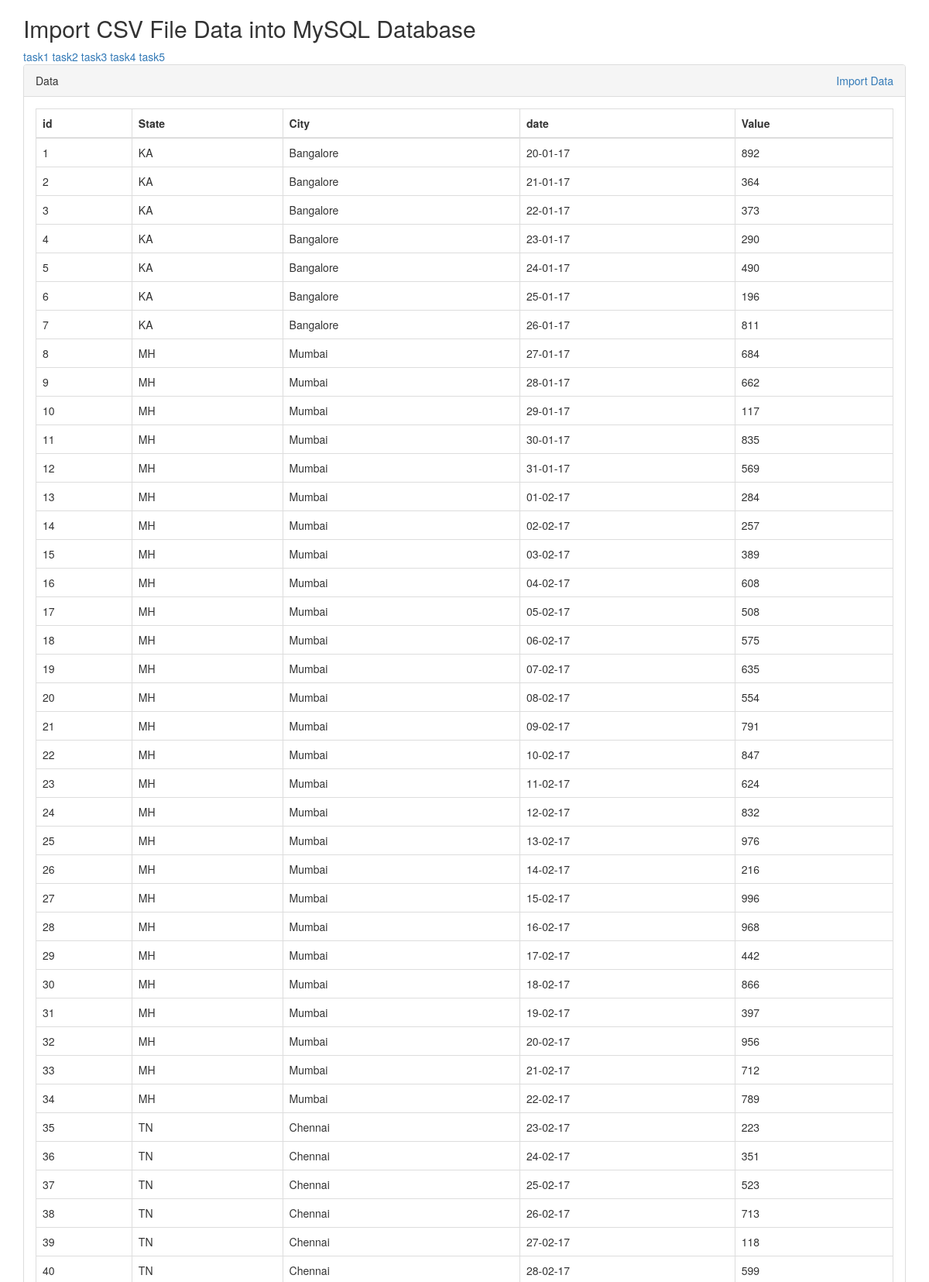
The page / (upper part) on the database its author committed.
### tables this page shows
CREATE TABLE `data` (
  `id` int(11) NOT NULL,
  `State` varchar(200) NOT NULL,
  `City` varchar(200) NOT NULL,
  `date` varchar(200) NOT NULL,
  `value` int(11) NOT NULL
);

### index.php (the view, shortened to what this page needs)
<?php
include 'dbConfig.php';
?>
<!DOCTYPE html>
<html lang="en">
<head>
  <link rel="stylesheet" href="http://maxcdn.bootstrapcdn.com/bootstrap/3.3.7/css/bootstrap.min.css">
</head>
<body>
<div class="container">
    <h2>Import CSV File Data into MySQL Database </h2>
	 <a href="city-count.html">task1</a>
	 <a href="barchat.html">task2</a>
	 <a href="3/index.html">task3</a>
	 <a href="multiline.php">task4</a>
	  <a href="Sunburst.html">task5</a>
    <div class="panel panel-default">
        <div class="panel-heading">
            Data
            <a href="javascript:void(0);" onclick="$('#importFrm').slideToggle();">Import Data</a>
        </div>
        <div class="panel-body">
            <table class="table table-bordered">
                <thead>
                    <tr>
                      <th>id</th>
                      <th>State</th>
                      <th>City</th>
                      <th>date</th>
                      <th>Value</th>
                    </tr>
                </thead>
                <tbody>
                    <?php
                    $query = $db->query("SELECT * FROM data ORDER BY id ASC");
                    if($query->num_rows > 0){
                        while($row = $query->fetch_assoc()){
                        ?>
                    <tr>
                      <td><?php echo $row['id']; ?></td>
                      <td><?php echo $row['State']; ?></td>
                      <td><?php echo $row['City']; ?></td>
                      <td><?php echo $row['date']; ?></td>
                      <td><?php echo $row['value']; ?></td>
                    </tr>
                    <?php } }else{ ?>
                    <tr><td colspan="5">No member(s) found.....</td></tr>
                    <?php } ?>
                </tbody>
            </table>
        </div>
    </div>
</div>
</body>
</html>

### index.php (style rules this page uses)
.panel-heading a { float: right; }

### rows shown on the page
data: id "1", State "KA", City "Bangalore", date "20-01-17", value "892"
data: id "2", State "KA", City "Bangalore", date "21-01-17", value "364"
data: id "3", State "KA", City "Bangalore", date "22-01-17", value "373"
data: id "4", State "KA", City "Bangalore", date "23-01-17", value "290"
data: id "5", State "KA", City "Bangalore", date "24-01-17", value "490"
data: id "6", State "KA", City "Bangalore", date "25-01-17", value "196"
data: id "7", State "KA", City "Bangalore", date "26-01-17", value "811"
data: id "8", State "MH", City "Mumbai", date "27-01-17", value "684"
data: id "9", State "MH", City "Mumbai", date "28-01-17", value "662"
data: id "10", State "MH", City "Mumbai", date "29-01-17", value "117"
data: id "11", State "MH", City "Mumbai", date "30-01-17", value "835"
data: id "12", State "MH", City "Mumbai", date "31-01-17", value "569"
data: id "13", State "MH", City "Mumbai", date "01-02-17", value "284"
data: id "14", State "MH", City "Mumbai", date "02-02-17", value "257"
data: id "15", State "MH", City "Mumbai", date "03-02-17", value "389"
data: id "16", State "MH", City "Mumbai", date "04-02-17", value "608"
data: id "17", State "MH", City "Mumbai", date "05-02-17", value "508"
data: id "18", State "MH", City "Mumbai", date "06-02-17", value "575"
data: id "19", State "MH", City "Mumbai", date "07-02-17", value "635"
data: id "20", State "MH", City "Mumbai", date "08-02-17", value "554"
data: id "21", State "MH", City "Mumbai", date "09-02-17", value "791"
data: id "22", State "MH", City "Mumbai", date "10-02-17", value "847"
data: id "23", State "MH", City "Mumbai", date "11-02-17", value "624"
data: id "24", State "MH", City "Mumbai", date "12-02-17", value "832"
data: id "25", State "MH", City "Mumbai", date "13-02-17", value "976"
data: id "26", State "MH", City "Mumbai", date "14-02-17", value "216"
data: id "27", State "MH", City "Mumbai", date "15-02-17", value "996"
data: id "28", State "MH", City "Mumbai", date "16-02-17", value "968"
data: id "29", State "MH", City "Mumbai", date "17-02-17", value "442"
data: id "30", State "MH", City "Mumbai", date "18-02-17", value "866"
data: id "31", State "MH", City "Mumbai", date "19-02-17", value "397"
data: id "32", State "MH", City "Mumbai", date "20-02-17", value "956"
data: id "33", State "MH", City "Mumbai", date "21-02-17", value "712"
data: id "34", State "MH", City "Mumbai", date "22-02-17", value "789"
data: id "35", State "TN", City "Chennai", date "23-02-17", value "223"
data: id "36", State "TN", City "Chennai", date "24-02-17", value "351"
data: id "37", State "TN", City "Chennai", date "25-02-17", value "523"
data: id "38", State "TN", City "Chennai", date "26-02-17", value "713"
data: id "39", State "TN", City "Chennai", date "27-02-17", value "118"
data: id "40", State "TN", City "Chennai", date "28-02-17", value "599"
